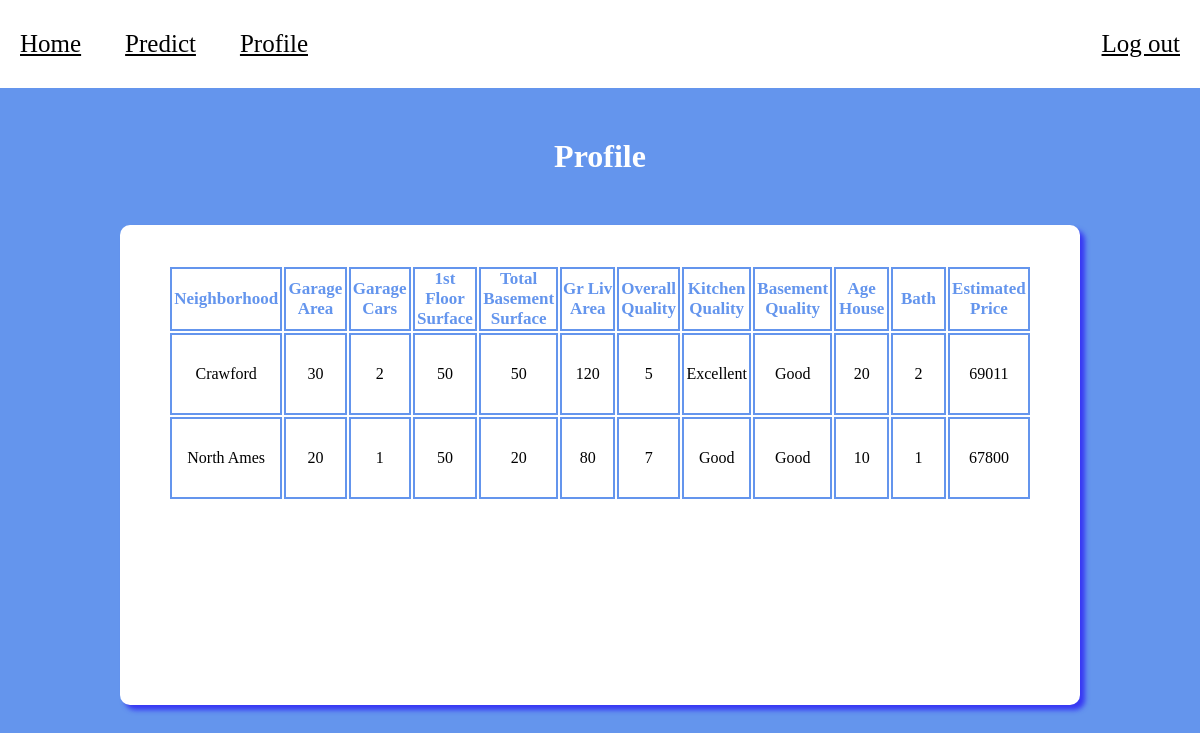
Screenshot of /profile (signed in) with the database file from the repository.
### app/models.py (models this page shows, shortened)
class Prediction(db.Model):
    __tablename__ = 'Predictions'
    id = db.Column(db.Integer, primary_key=True)
    id_user = db.Column(db.Integer, db.ForeignKey('Users.id'), nullable=False)
    neighborhood = db.Column(db.String(80))
    garage_area = db.Column(db.Integer)
    garage_cars = db.Column(db.Integer)
    fst_flr_sf = db.Column(db.Integer)
    total_bsmt_sf = db.Column(db.Integer)
    gr_liv_area = db.Column(db.Integer)
    overall_qual = db.Column(db.Integer)
    kitchen_qual = db.Column(db.String(20))
    bsmt_qual = db.Column(db.String(20))
    age_house = db.Column(db.Integer)
    bath = db.Column(db.Integer)
    estimated_price = db.Column(db.Integer)
    @classmethod
    def get_prediction_by_user(cls, user_id):
        conn = db.session()
        cursor = conn.execute(f'''SELECT neighborhood, garage_area, garage_cars, fst_flr_sf, total_bsmt_sf,
                          gr_liv_area, overall_qual, kitchen_qual, bsmt_qual, age_house, bath, estimated_price
                          FROM Predictions WHERE id_user={user_id}''').cursor
        return cursor.fetchall()

### app/main.py (the view)
@main.route('/profile', methods=["GET","POST"])
@login_required
def profile():
    data = Prediction.get_prediction_by_user(current_user.id)
    return render_template('profile.html', data=data)

### app/__init__.py (called while the page is built)
@login_manager.user_loader
def load_user(user_id):
    return User.query.get(user_id)

### app/templates/profile.html
{% extends "base.html" %}
{% block content %}
    <h1>Profile</h1>
    <div id="predictions">
        <table>
            <thead>
                <tr>
                    <th>Neighborhood</th>
                    <th>Garage Area</th>
                    <th>Garage Cars</th>
                    <th>1st Floor Surface</th>
                    <th>Total Basement Surface</th>
                    <th>Gr Liv Area</th>
                    <th>Overall Quality</th>
                    <th>Kitchen Quality</th>
                    <th>Basement Quality</th>
                    <th>Age House</th>
                    <th>Bath</th>
                    <th>Estimated Price</th>
                </tr>
            </thead>
            <tbody>
                {% for row in data %}
                    <tr>
                        {% for col in row %}
                            <td>{{ col }}</td>
                        {% endfor %}
                    </tr>
                {% endfor %}
            </tbody>
        </table>
    </div>
{% endblock %}

### app/static/css/main.css (style rules this page uses)
* { margin:0; padding:0; }
body { background: cornflowerblue; height: 100vh; }
h1 { text-align: center; margin: 50px 0; color: white; }
table { text-align:center; width:90%; margin: 0 auto; }
td { padding: 30px 0; border: cornflowerblue 2px solid; font-size: 16px; width: 6%; }
th { border: cornflowerblue 2px solid; color: cornflowerblue; font-size: 17px; }
#predictions { width:80%; margin: auto; background-color: white; padding: 40px 0; min-height: 50%; overflow-y: scroll; border-radius: 10px; box-shadow: rgb(55, 55, 243) 5px 5px 5px; }

### rows the page displays
Prediction: neighborhood "Crawford", row "30" "2" "50" "50" "120" "5" "20" "2", kitchen_qual "Excellent", bsmt_qual "Good", estimated_price "69011"
Prediction: neighborhood "North Ames", row "20" "1" "50" "20" "80" "7" "10" "1", kitchen_qual "Good", bsmt_qual "Good", estimated_price "67800"
